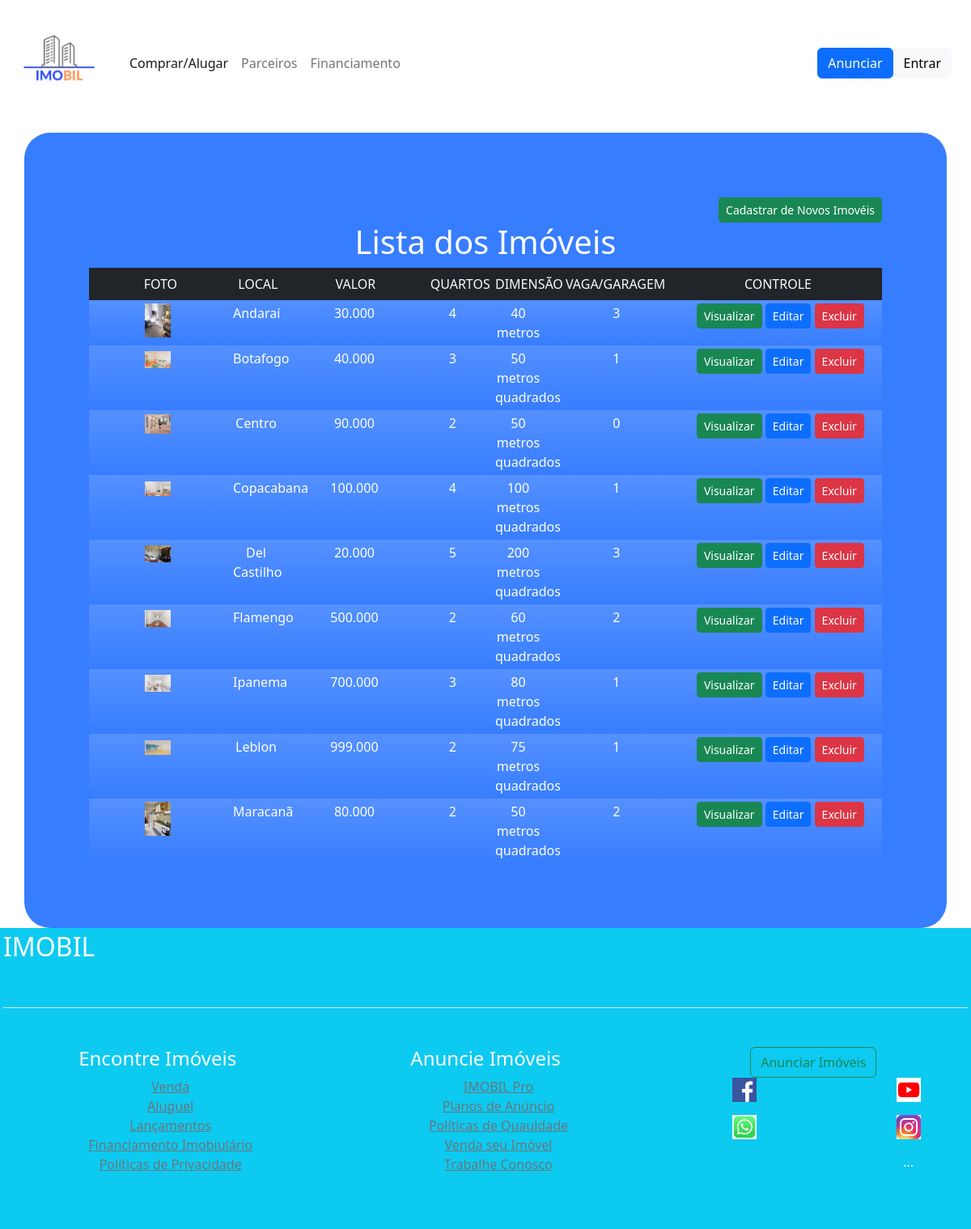
/listarImovel.php, run on the app's committed database.
### tables this page shows
CREATE TABLE `imovel` (
  `local` varchar(60) NOT NULL,
  `foto` varchar(255) DEFAULT NULL,
  `valor` varchar(1000) DEFAULT NULL,
  `quartos` varchar(200) DEFAULT NULL,
  `dimensao` varchar(200) DEFAULT NULL,
  `vagagaragem` varchar(10) DEFAULT NULL,
  `nivel` varchar(10) DEFAULT NULL
);

### listarImovel.php (the view)
<?php
include "controle.php";
include "conexao.php";
$sql = "select * from imovel order by local";
$seleciona = mysqli_query($conexao,$sql);
?>
   <div class="container pag" >
     <div class="text-end">
       <a href="formularioImovel.php">
       <button type="button" class="btn btn-success btn-sm">Cadastrar de Novos Imovéis</button>
       </a>
     </div>
       <h1>Lista dos Imóveis</h1>
       <div class="container text-center">
           <div class="row bg-dark text-light p-2 ">
             <div class="col-2">
               FOTO
             </div>
              <div class="col-1">
               LOCAL
              </div>
              <div class="col-2">
                VALOR
              </div>
              <div class="col-1">
                QUARTOS
              </div>
              <div class="col-1">
             DIMENSÃO
              </div>
              <div class="col-2">
               VAGA/GARAGEM
               </div>
              <div class="col-3">
                CONTROLE
              </div>
            </div>
          <?php
          while ($exibe = mysqli_fetch_array ($seleciona)){
            $local = $exibe['local'];
          ?>
            <div class="row p-1 bg-gradient">
            <div class ="col-2">
            <img src="<?php echo $exibe['foto']?>" class="foto">
            </div>
              <div class="col-1">
              <?php  echo $exibe['local']; ?>
              </div>
              <div class="col-2">
              <?php  echo $exibe['valor']; ?>
              </div>
              <div class="col-1">
              <?php  echo $exibe['quartos']; ?>
              </div>
              <div class="col-1">
              <?php  echo $exibe['dimensao']; ?>
              </div>
              <div class="col-2">
              <?php  echo $exibe['vagagaragem']; ?>
              </div>
              <div class="col-3">
              <a href="visualizarImovel.php?local=<?php echo $local; ?>"><button type ="button" class="btn btn-success btn-sm">Visualizar</button></a>
              <a href="editarImovel.php?local=<?php echo  $local; ?>"><button type="button" class="btn btn-primary btn-sm">Editar</button></a>
              <a href="excluirImovel.php?local=<?php echo $local; ?>" onclick = "return confirm('Confirma a Exclusão do Imovel?')">
              <button type="button" class="btn btn-danger btn-sm">Excluir</button></a>
              </div>
            </div>
            <?php
                }
            ?>
        </div>
    </div>
   <?php
    include "footer.php";
   ?>

### css/style.css (style rules this page uses)
.pag { margin-top: 2em; padding: 5em; border-radius: 2em; text-align: center; color: white; background-color: rgb(55, 125, 255); }
.foto { width: 2em; }

### data on the page
imovel: foto (picture), local "Andaraí", valor "30.000", quartos "4", dimensao "40 metros", vagagaragem "3"
imovel: foto (picture), local "Botafogo", valor "40.000", quartos "3", dimensao "50 metros quadrados", vagagaragem "1"
imovel: foto (picture), local "Centro", valor "90.000", quartos "2", dimensao "50 metros quadrados", vagagaragem "0"
imovel: foto (picture), local "Copacabana", valor "100.000", quartos "4", dimensao "100 metros quadrados", vagagaragem "1"
imovel: foto (picture), local "Del Castilho", valor "20.000", quartos "5", dimensao "200 metros quadrados", vagagaragem "3"
imovel: foto (picture), local "Flamengo", valor "500.000", quartos "2", dimensao "60 metros quadrados", vagagaragem "2"
imovel: foto (picture), local "Ipanema", valor "700.000", quartos "3", dimensao "80 metros quadrados", vagagaragem "1"
imovel: foto (picture), local "Leblon", valor "999.000", quartos "2", dimensao "75 metros quadrados", vagagaragem "1"
imovel: foto (picture), local "Maracanã", valor "80.000", quartos "2", dimensao "50 metros quadrados", vagagaragem "2"
